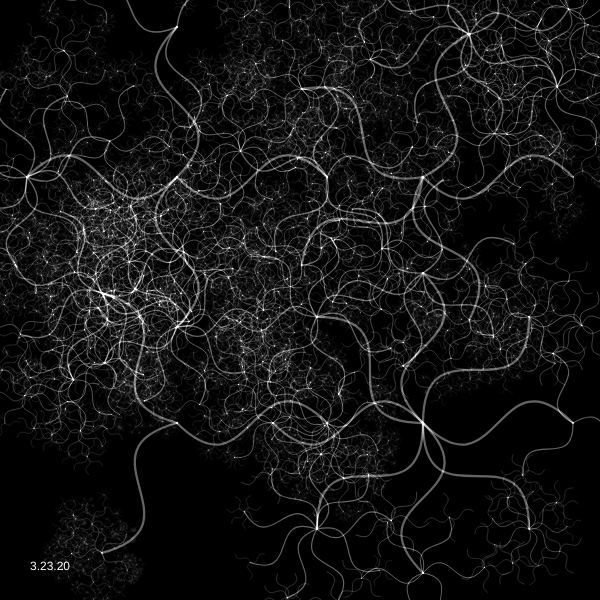
Frame 1 (no input)
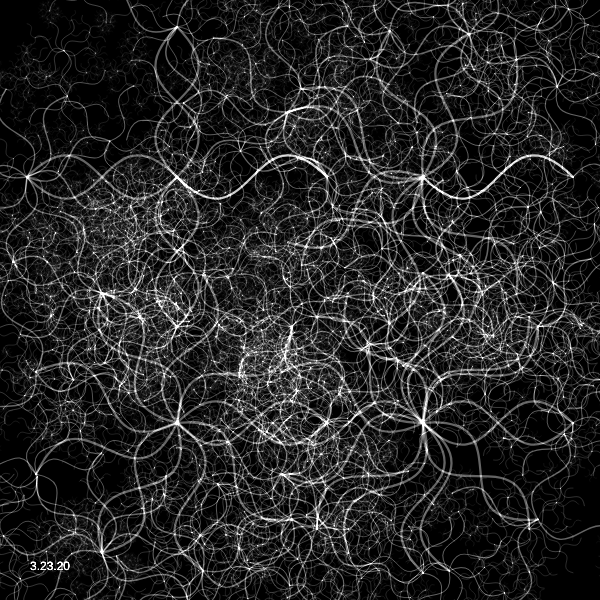
Frame 2 (the mouse pressed at the canvas centre, redrawn once)

The p5.js sketch that drew these frames (run headless with seeded random() and noise() and a simulated clock; the mouse was pressed at the canvas centre and the sketch redrawn once):

// p5.js sketch
// ── sketch.js
let ratio = 0.66;
let cells, cols, rows;
let offset, margin;
let cellW, cellH;
let depthMax = 3;
let bg;

function setup() {
  createCanvas(600, 600);
  angleMode(DEGREES);
  blendMode(ADD);
  bg = createGraphics(width, height);
  bg.fill(0, 0, 100, 10);
  bg.noStroke();
}

function draw() {
  background(0);
  cells = int(2);
  int(3);
  cols = cells;
  rows = cells;
  offset = width / 10;
  margin = offset / 5;

  cellW = (width - offset * 2 - margin * (cols - 1)) / cols;
  cellH = (height - offset * 2 - margin * (rows - 1)) / rows;

  for (let j = 0; j < rows; j++) {
    for (let i = 0; i < cols; i++) {
      let x = offset + i * (cellW + margin);
      let y = offset + j * (cellH + margin);
      let cx = x + cellW / 2;
      let cy = y + cellH / 2;
      push();
      translate(cx, cy);
      let l = width / 4;
      let depth = int(random(3, 6));
      tree(depth, l);
      pop();
    }
  }
  image(bg, 0, 0);

  fill(255);
  noStroke();
  text("3.23.20", 30, height - 30);
  noLoop();
}


function tree(depth, l) {
  let len = 200;
  if (depth > 0) {
    let n = int(random(3, 10));
    for (let angle = 0; angle < 360; angle += 360 / n) {
      push();
      rotate(angle);
      stroke(100);
      noFill();
      let sw = map(l, 0, len, 0, depthMax);
      strokeWeight(sw);
      if (random(100) > 50) {
        bezier(0, 0, l / 2, l / 2, l / 2, -l / 2, l, 0);
      } else {
        bezier(0, 0, l / 2, -l / 2, l / 2, l / 2, l, 0);
      }
      translate(l, 0);
      rotate(random(360));
      tree(depth - 1, l * random(0.2, 0.7));
      pop();
    }
  }
}
